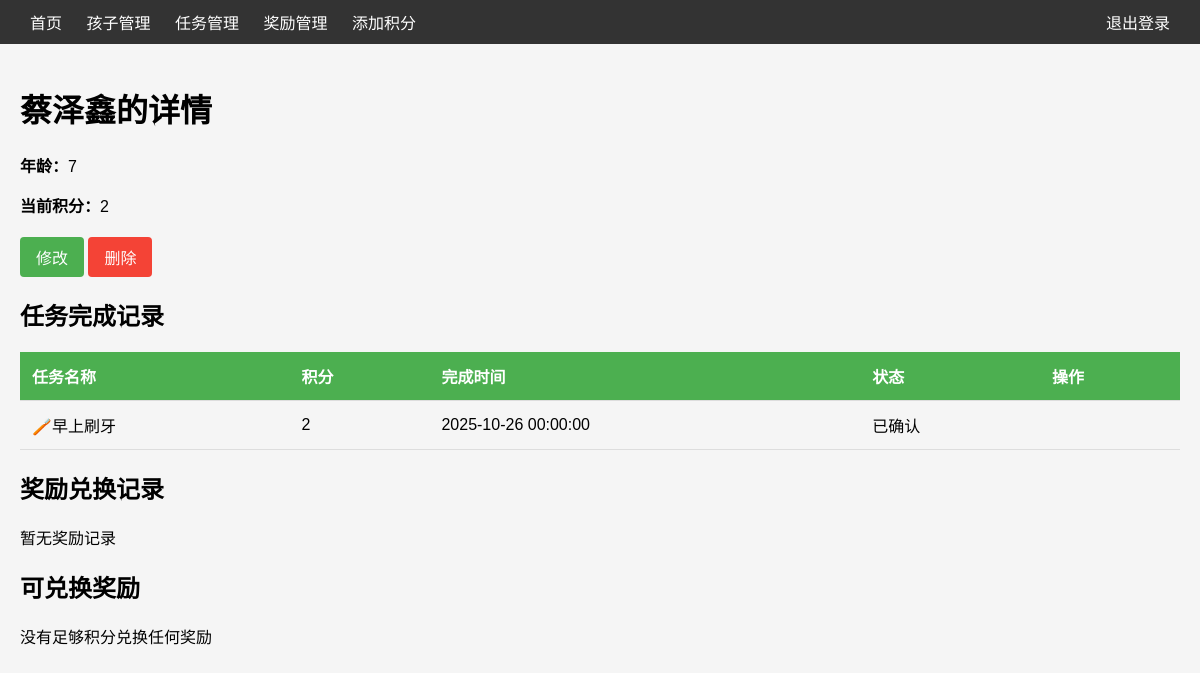
/child/2 (signed in), run on the app's committed database.
### app/models.py (models this page shows)
class Child(db.Model):
    id = db.Column(db.Integer, primary_key=True)
    name = db.Column(db.String(64), nullable=False)
    age = db.Column(db.Integer)
    points = db.Column(db.Integer, default=0)
    user_id = db.Column(db.Integer, db.ForeignKey('user.id'), nullable=False)
    task_records = db.relationship('TaskRecord', backref='child', lazy='dynamic')
    reward_records = db.relationship('RewardRecord', backref='child', lazy='dynamic')

class TaskRecord(db.Model):
    id = db.Column(db.Integer, primary_key=True)
    child_id = db.Column(db.Integer, db.ForeignKey('child.id'), nullable=False)
    task_id = db.Column(db.Integer, db.ForeignKey('task.id'), nullable=False)
    completed_at = db.Column(db.DateTime, default=datetime.utcnow)
    is_confirmed = db.Column(db.Boolean, default=False)  # 家长确认

class Task(db.Model):
    id = db.Column(db.Integer, primary_key=True)
    name = db.Column(db.String(128), nullable=False)
    description = db.Column(db.Text)
    points = db.Column(db.Integer, nullable=False)  # 完成任务获得的积分
    category = db.Column(db.String(64), nullable=False, default='学习任务')  # 任务分类：学习任务、生活习惯、品德行为
    is_active = db.Column(db.Boolean, default=True)
    records = db.relationship('TaskRecord', backref='task', lazy='dynamic')

### app/main/views.py (the view)
@main.route('/child/<int:child_id>')
@login_required
def child_detail(child_id):
    child = Child.query.get_or_404(child_id)
    if child.parent != current_user:
        flash('无权访问')
        return redirect(url_for('main.dashboard'))
    task_records = child.task_records.order_by(TaskRecord.completed_at.desc()).all()
    reward_records = child.reward_records.order_by(RewardRecord.redeemed_at.desc()).all()
    available_rewards = Reward.query.filter_by(is_active=True).filter(Reward.cost <= child.points).all()
    return render_template('child_detail.html', child=child, task_records=task_records, reward_records=reward_records, available_rewards=available_rewards)

### app/models.py (called while the page is built)
@login_manager.user_loader
def load_user(user_id):
    return User.query.get(int(user_id))

### app/templates/child_detail.html (shortened to what this page needs)
{% extends "base.html" %}
{% block content %}
<h1>{{ child.name }}的详情</h1>
<div>
    <p><strong>年龄：</strong>{{ child.age or '未设置' }}</p>
    <p><strong>当前积分：</strong>{{ child.points }}</p>
</div>
<div style="margin: 20px 0;">
    <a href="{{ url_for('main.edit_child', child_id=child.id) }}" class="button">修改</a>
    <a href="{{ url_for('main.delete_child', child_id=child.id) }}" class="button danger-button" onclick="return confirm('确定要删除这个孩子吗？此操作不可恢复！');">删除</a>
</div>
<h2>任务完成记录</h2>
{% if task_records %}
<table>
    <tr>
        <th>任务名称</th>
        <th>积分</th>
        <th>完成时间</th>
        <th>状态</th>
        <th>操作</th>
    </tr>
    {% for record in task_records %}
    <tr>
        <td>{{ record.task.name }}</td>
        <td>{{ record.task.points }}</td>
        <td>{{ record.completed_at.strftime('%Y-%m-%d %H:%M:%S') }}</td>
        <td>{{ '已确认' if record.is_confirmed else '待确认' }}</td>
        <td>
        </td>
    </tr>
    {% endfor %}
</table>
{% else %}
<p>暂无任务记录</p>
{% endif %}
<h2>奖励兑换记录</h2>
{% if reward_records %}
<table>
    <tr>
        <th>奖励名称</th>
        <th>奖励等级</th>
        <th>消耗积分</th>
        <th>兑换时间</th>
        <th>状态</th>
    </tr>
    {% for record in reward_records %}
    <tr>
        <td>{{ record.reward.name }}</td>
        <td>{{ record.reward.level }}</td>
        <td>{{ record.reward.cost }}</td>
        <td>{{ record.redeemed_at.strftime('%Y-%m-%d %H:%M:%S') }}</td>
        <td>{{ '已兑现' if record.is_fulfilled else '待兑现' }}</td>
    </tr>
    {% endfor %}
</table>
{% else %}
<p>暂无奖励记录</p>
{% endif %}
<h2>可兑换奖励</h2>
{% if available_rewards %}
<table>
    <tr>
        <th>奖励名称</th>
        <th>描述</th>
        <th>奖励等级</th>
        <th>所需积分</th>
        <th>操作</th>
    </tr>
    {% for reward in available_rewards %}
    <tr>
        <td>{{ reward.name }}</td>
        <td>{{ reward.description or '无' }}</td>
        <td>{{ reward.level }}</td>
        <td>{{ reward.cost }}</td>
        <td>
            <a href="{{ url_for('main.redeem_reward', child_id=child.id, reward_id=reward.id) }}" class="button">兑换</a>
        </td>
    </tr>
    {% endfor %}
</table>
{% else %}
<p>没有足够积分兑换任何奖励</p>
{% endif %}
{% endblock %}

### app/templates/base.html (style rules this page uses)
body { font-family: Arial, sans-serif; margin: 0; padding: 0; background-color: #f5f5f5; }
table { width: 100%; border-collapse: collapse; margin-top: 20px; }
th, td { padding: 12px; text-align: left; border-bottom: 1px solid #ddd; }
th { background-color: #4CAF50; color: white; }
.button { display: inline-block; padding: 8px 16px; background-color: #4CAF50; color: white; text-decoration: none; border-radius: 4px; }
.danger-button { background-color: #f44336; }

### data on the page
Child: name "蔡泽鑫", age "7", points "2"
TaskRecord: task.name "🪥早上刷牙", task.points "2", completed_at "2025-10-26 00:00:00", is_confirmed "已确认"
